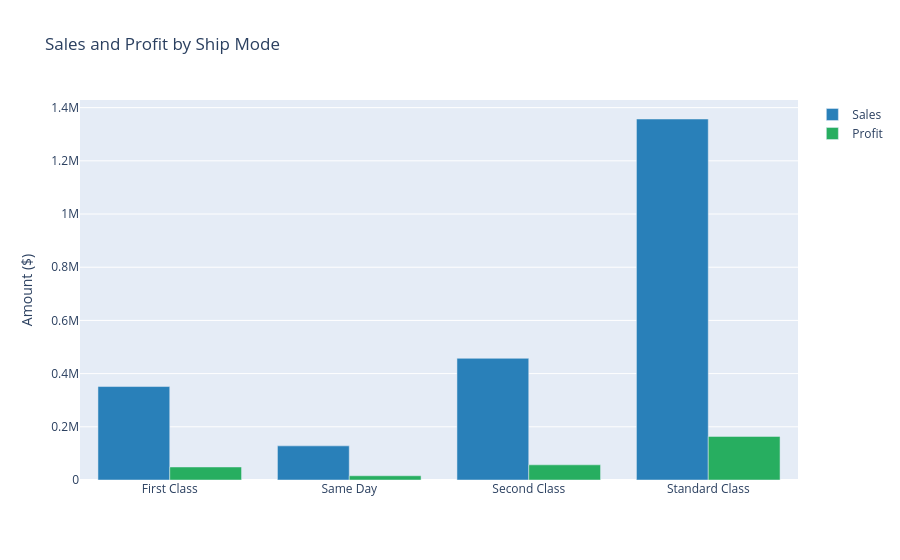

Write notebook code for a chart like this one.
### Code cell
# Ship Mode: Sales vs Profit
ship_summary = ship.reset_index()[['Ship Mode', 'Sales', 'Profit']]

# Plot a grouped bar chart of sales and profit by ship mode
fig_ship = px.bar(ship_summary, x='Ship Mode', y=['Sales', 'Profit'], barmode='group',
    title='Sales and Profit by Ship Mode', labels={'value': 'Amount ($)', 'Ship Mode': '', 'variable': ''},
    color_discrete_map={'Sales': '#2980b9', 'Profit': '#27ae60'}
)

fig_ship

### Figure 1 — Plotly figure (JSON) as saved in the notebook; plotly's stock layout.template omitted (floating-point values rounded to 4 significant figures)
{"data": [{"alignmentgroup": "True", "hovertemplate": "=%{x}<br>Amount ($)=%{y}<extra></extra>", "legendgroup": "Sales", "marker": {"color": "#2980b9", "pattern": {"shape": ""}}, "name": "Sales", "offsetgroup": "Sales", "orientation": "v", "showlegend": true, "textposition": "auto", "type": "bar", "x": ["First Class", "Same Day", "Second Class", "Standard Class"], "xaxis": "x", "y": [351400.0, 128400.0, 457600.0, 1357000.0], "yaxis": "y"}, {"alignmentgroup": "True", "hovertemplate": "=%{x}<br>Amount ($)=%{y}<extra></extra>", "legendgroup": "Profit", "marker": {"color": "#27ae60", "pattern": {"shape": ""}}, "name": "Profit", "offsetgroup": "Profit", "orientation": "v", "showlegend": true, "textposition": "auto", "type": "bar", "x": ["First Class", "Same Day", "Second Class", "Standard Class"], "xaxis": "x", "y": [48950.0, 15890.0, 56990.0, 163900.0], "yaxis": "y"}], "layout": {"barmode": "group", "legend": {"title": {"text": ""}, "tracegroupgap": 0}, "title": {"text": "Sales and Profit by Ship Mode"}, "xaxis": {"anchor": "y", "domain": [0, 1], "title": {"text": ""}}, "yaxis": {"anchor": "x", "domain": [0, 1], "title": {"text": "Amount ($)"}}}}
